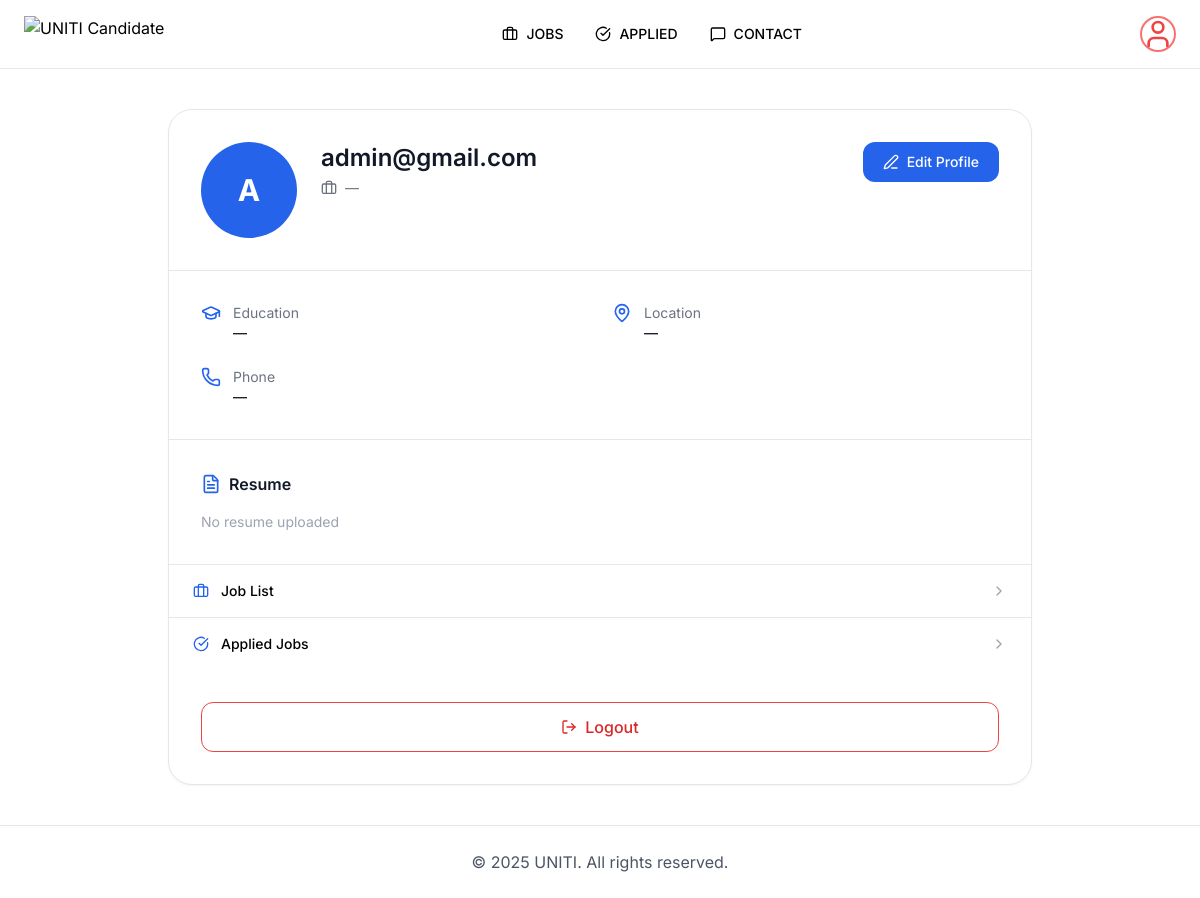
Page /candidate/ (signed in) on the committed database.
### app/models.py (models this page shows, shortened)
class User(AbstractBaseUser, PermissionsMixin):
    email = models.EmailField(unique=True)
    designation = models.CharField(max_length=150)
    education = models.CharField(max_length=200)
    phone = models.CharField(max_length=20)
    location = models.CharField(max_length=200)
    resume = models.FileField(upload_to="resumes/")
    is_active = models.BooleanField(default=True)
    is_staff = models.BooleanField(default=False)
    date_joined = models.DateTimeField(auto_now_add=True)
    objects = UserManager()
    USERNAME_FIELD = "email"
    REQUIRED_FIELDS = []

### app/views.py (the view)
# urls.py: path('candidate/',views.Candidateprofile, name='candidate-profile'),
def Candidateprofile(request):
    user = request.user
    context = {
        "user_obj": user,
    }
    return render(request, 'candidate/profile.html',context)

### app/templates/candidate/profile.html (shortened to what this page needs)
{% extends 'cbase.html' %}
{% block content %}
<div class="max-w-4xl mx-auto px-4 py-10">
    <div class="bg-white border rounded-3xl shadow-sm overflow-hidden">
        <div class="flex flex-col sm:flex-row items-center sm:items-start gap-6 p-6 sm:p-8">
            <div class="w-24 h-24 rounded-full bg-blue-600 text-white flex items-center justify-center text-3xl font-bold shrink-0">
                {{ user.first_name|default:user.email|slice:":1"|upper }}
            </div>
            <div class="flex-1 text-center sm:text-left">
                <h2 class="text-xl sm:text-2xl font-semibold text-gray-900">
                    {{ user.get_full_name|default:user.email }}
                </h2>
                <p class="text-sm text-gray-500 mt-1 flex items-center justify-center sm:justify-start gap-2">
                    <i data-lucide="briefcase" class="w-4 h-4"></i>
                    {{ user.designation|default:"—" }}
                </p>
            </div>
            <a href="{% url 'candidate-editprofile' %}"
               class="inline-flex items-center gap-2 px-5 py-2.5 bg-blue-600 text-white rounded-xl text-sm font-medium hover:bg-blue-700 transition">
                <i data-lucide="edit-3" class="w-4 h-4"></i>
                Edit Profile
            </a>
        </div>
        <div class="border-t"></div>
        <div class="p-6 sm:p-8 grid grid-cols-2 md:grid-cols-2 gap-6 text-sm">
            <div class="flex gap-3">
                <i data-lucide="graduation-cap" class="w-5 h-5 text-blue-600"></i>
                <div>
                    <p class="text-gray-500">Education</p>
                    <p class="font-medium text-gray-900">{{ user.education|default:"—" }}</p>
                </div>
            </div>
            <div class="flex gap-3">
                <i data-lucide="map-pin" class="w-5 h-5 text-blue-600"></i>
                <div>
                    <p class="text-gray-500">Location</p>
                    <p class="font-medium text-gray-900">{{ user.location|default:"—" }}</p>
                </div>
            </div>
            <div class="flex gap-3">
                <i data-lucide="phone" class="w-5 h-5 text-blue-600"></i>
                <div>
                    <p class="text-gray-500">Phone</p>
                    <p class="font-medium text-gray-900">{{ user.phone|default:"—" }}</p>
                </div>
            </div>
        </div>
        <div class="border-t p-6 sm:p-8">
            <h3 class="text-base font-semibold text-gray-900 mb-4 flex items-center gap-2">
                <i data-lucide="file-text" class="w-5 h-5 text-blue-600"></i>
                Resume
            </h3>
            {% if user.resume %}
            <div class="flex flex-wrap gap-4">
                <a href="{{ user.resume.url }}" target="_blank"
                   class="inline-flex items-center gap-2 px-4 py-2 rounded-lg border border-blue-200 text-blue-600 hover:bg-blue-50 text-sm font-medium">
                    <i data-lucide="eye" class="w-4 h-4"></i>
                    View
                </a>
                <a href="{{ user.resume.url }}" download
                   class="inline-flex items-center gap-2 px-4 py-2 rounded-lg border border-green-200 text-green-600 hover:bg-green-50 text-sm font-medium">
                    <i data-lucide="download" class="w-4 h-4"></i>
                    Download
                </a>
            </div>
            {% else %}
            <p class="text-gray-400 text-sm">No resume uploaded</p>
            {% endif %}
        </div>
        <div class="border-t divide-y">
            <a href="{% url 'candidate-joblist' %}"
               class="flex items-center justify-between px-6 py-4 hover:bg-gray-50 transition">
                <span class="flex items-center gap-3 text-sm font-medium">
                    <i data-lucide="briefcase" class="w-4 h-4 text-blue-600"></i>
                    Job List
                </span>
                <i data-lucide="chevron-right" class="w-4 h-4 text-gray-400"></i>
            </a>
            <a href="{% url 'candidate-jobappliedlist' %}"
               class="flex items-center justify-between px-6 py-4 hover:bg-gray-50 transition">
                <span class="flex items-center gap-3 text-sm font-medium">
                    <i data-lucide="check-circle" class="w-4 h-4 text-blue-600"></i>
                    Applied Jobs
                </span>
                <i data-lucide="chevron-right" class="w-4 h-4 text-gray-400"></i>
            </a>
        </div>
        <div class="p-6 sm:p-8">
            <a href="{% url 'candidate-logout' %}"
               class="flex items-center justify-center gap-2 w-full py-3 rounded-xl border border-red-500 text-red-600 font-medium hover:bg-red-50 transition">
                <i data-lucide="log-out" class="w-4 h-4"></i>
                Logout
            </a>
        </div>
    </div>
</div>
{% endblock %}

### app/templates/cbase.html (style rules this page uses)
body { font-family: 'Inter', sans-serif; }
body, html { margin: 0; padding: 0; }

### rows in the picture
User: first_name "A", get_full_name "admin@gmail.com", designation "—", education "—", location "—", phone "—"
